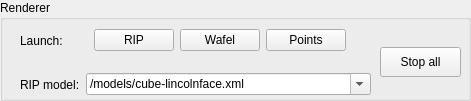
  <widget class="QGroupBox" name="groupBox_2">
   <property name="geometry">
    <rect>
     <x>10</x>
     <y>80</y>
     <width>471</width>
     <height>101</height>
    </rect>
   </property>
   <property name="title">
    <string>Renderer</string>
   </property>
   <widget class="QPushButton" name="pushButton_2">
    <property name="enabled">
     <bool>true</bool>
    </property>
    <property name="geometry">
     <rect>
      <x>380</x>
      <y>47</y>
      <width>81</width>
      <height>30</height>
     </rect>
    </property>
    <property name="text">
     <string>Stop all</string>
    </property>
   </widget>
   <widget class="QWidget" name="horizontalLayoutWidget_3">
    <property name="geometry">
     <rect>
      <x>20</x>
      <y>20</y>
      <width>326</width>
      <height>41</height>
     </rect>
    </property>
    <layout class="QHBoxLayout" name="horizontalLayout_3">
     <item>
      <widget class="QLabel" name="label_12">
       <property name="text">
        <string>Launch:</string>
       </property>
      </widget>
     </item>
     <item>
      <widget class="QPushButton" name="pushButton">
       <property name="text">
        <string>RIP</string>
       </property>
      </widget>
     </item>
     <item>
      <widget class="QPushButton" name="pushButton_5">
       <property name="text">
        <string>Wafel</string>
       </property>
      </widget>
     </item>
     <item>
      <widget class="QPushButton" name="pushButton_6">
       <property name="text">
        <string>Points</string>
       </property>
      </widget>
     </item>
    </layout>
   </widget>
   <widget class="QWidget" name="horizontalLayoutWidget_4">
    <property name="geometry">
     <rect>
      <x>20</x>
      <y>70</y>
      <width>351</width>
      <height>29</height>
     </rect>
    </property>
    <layout class="QHBoxLayout" name="horizontalLayout_4">
     <item>
      <widget class="QLabel" name="label_13">
       <property name="text">
        <string>RIP model:</string>
       </property>
      </widget>
     </item>
     <item>
      <widget class="QComboBox" name="filenameComboBox">
       <property name="minimumSize">
        <size>
         <width>122</width>
         <height>0</height>
        </size>
       </property>
       <property name="editable">
        <bool>true</bool>
       </property>
       <property name="currentIndex">
        <number>0</number>
       </property>
       <item>
        <property name="text">
         <string>/models/cube-lincolnface.xml</string>
        </property>
       </item>
       <item>
        <property name="text">
         <string>/models/face.xml</string>
        </property>
       </item>
       <item>
        <property name="text">
         <string>/models/ermal.xml</string>
        </property>
       </item>
       <item>
        <property name="text">
         <string>/models/palmnest.xml</string>
        </property>
       </item>
       <item>
        <property name="text">
         <string>/models/mushroom.xml</string>
        </property>
       </item>
       <item>
        <property name="text">
         <string>/models/deathstar.xml</string>
        </property>
       </item>
       <item>
        <property name="text">
         <string>/models/cube-leaf.xml</string>
        </property>
       </item>
       <item>
        <property name="text">
         <string>/models/ribs.xml</string>
        </property>
       </item>
       <item>
        <property name="text">
         <string>/models/ventricles.xml</string>
        </property>
       </item>
       <item>
        <property name="text">
         <string>/models/brain.xml</string>
        </property>
       </item>
       <item>
        <property name="text">
         <string>/models/vessels.xml</string>
        </property>
       </item>
       <item>
        <property name="text">
         <string>/models/skrump.xml</string>
        </property>
       </item>
       <item>
        <property name="text">
         <string>/models/skrumpclose.xml</string>
        </property>
       </item>
       <item>
        <property name="text">
         <string>-i /models/prerendered/presence1VidFrames/frame</string>
        </property>
       </item>
       <item>
        <property name="text">
         <string>-i /models/prerendered/presence2VidFrames/frame</string>
        </property>
       </item>
       <item>
        <property name="text">
         <string>-i /models/prerendered/presence3VidFrames/frame</string>
        </property>
       </item>
       <item>
        <property name="text">
         <string>-i /models/prerendered/presence4VidFrames/frame</string>
        </property>
       </item>
       <item>
        <property name="text">
         <string>-i /models/prerendered/presence5VidFrames/frame</string>
        </property>
       </item>
       <item>
        <property name="text">
         <string>-i /models/prerendered/presence6VidFrames/frame</string>
        </property>
       </item>
       <item>
        <property name="text">
         <string>-i /models/prerendered/Numbered/frame</string>
        </property>
       </item>
       <item>
        <property name="text">
         <string>/models/letters/SLOAN/N.xml /models/letters/SLOAN/O.xml</string>
        </property>
       </item>
      </widget>
     </item>
    </layout>
   </widget>
  </widget>
